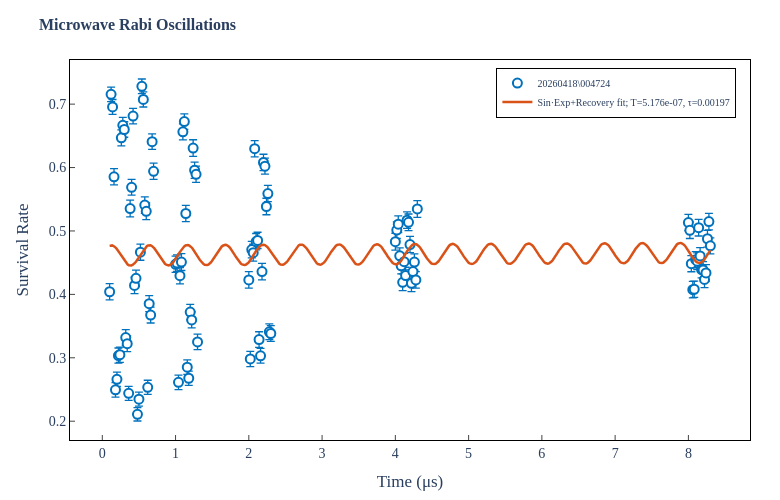

Notebook code cell kept with this figure:
### Code cell
# Fit damped sinusoidal with steady-state recovery term
from scipy.optimize import curve_fit

def sinexp_recovery_model(x, y0, A, T, tau, phi, x0=0):
    """y = y0 + A * sin(2π*(x-x0)/T + φ) * exp(-(x-x0)/τ) + (1 - exp(-(x-x0)/τ))"""
    return y0 + A * np.sin(2*np.pi*(x - x0)/T + phi) * np.exp(-(x - x0)/tau) + (1 - np.exp(-(x - x0)/tau))

x = scan_params.copy()
y = p11_mean.copy()
yerr = p11_sem.copy()

# Drop NaN/Inf points (no data for those scan params)
valid = np.isfinite(x) & np.isfinite(y)
x, y, yerr = x[valid], y[valid], yerr[valid]

y0_g = np.mean(y)
A_g = (np.max(y) - np.min(y)) / 2
T_g = 1/2e6 #(x.max() - x.min()) / 3
tau_g = (x.max() - x.min())
phi_g = 0

try:
    popt, pcov = curve_fit(sinexp_recovery_model, x, y, p0=[y0_g, A_g, T_g, tau_g, phi_g],
                           maxfev=100000)
    x_fit = np.linspace(x.min(), x.max(), 500)
    y_fit = sinexp_recovery_model(x_fit, *popt)
    
    fit_label = f'Sin·Exp+Recovery fit; T={popt[2]:.4g}, τ={popt[3]:.4g}'
    fig = plotting.plot_rabi_interactive(x, y, yerr, x_fit, y_fit, fit_label,
                                          xlabel='Time (s)', title='Microwave Rabi Oscillations',
                                          data_path=matPath)
    fig.show()
    print(f'Fit: T={popt[2]:.4g}, τ={popt[3]:.4g}, A={popt[1]:.4g}')
except Exception as e:
    print(f'Rabi fit failed: {e}')

### Figure 1 — Plotly figure (JSON) as saved in the notebook; plotly's stock layout.template omitted (floating-point values rounded to 4 significant figures; data arrays with more than 128 entries replaced by an {"elided": "..."} marker saying what was removed)
{"data": [{"error_y": {"array": [0.01286, 0.01145, 0.01167, 0.01273, 0.01159, 0.0114, 0.01188, 0.01202, 0.01256, 0.0125, 0.01222, 0.01237, 0.01241, 0.01118, 0.0132, 0.01251, 0.01222, 0.01299, 0.01285, 0.01059, 0.01105, 0.01277, 0.01156, 0.01196, 0.01301, 0.01311, 0.01113, 0.01264, 0.01254, 0.01234, 0.01277, 0.01279, 0.01302, 0.0113, 0.01295, 0.01327, 0.0125, 0.01216, 0.01294, 0.01151, 0.0113, 0.01225, 0.01254, 0.01306, 0.01286, 0.01277, 0.01216, 0.01311, 0.01194, 0.01304, 0.01333, 0.01272, 0.01284, 0.01284, 0.01223, 0.01169, 0.01291, 0.01295, 0.01249, 0.01302, 0.01282, 0.01234, 0.01234, 0.01325, 0.0131, 0.01309, 0.0127, 0.01275, 0.01321, 0.01309, 0.0132, 0.01306, 0.01307, 0.01292, 0.01321, 0.01308, 0.01286, 0.01296, 0.01327, 0.01285, 0.01288, 0.01264, 0.01294, 0.01275, 0.01271, 0.01309, 0.01305, 0.01298, 0.0131, 0.0131, 0.01279, 0.01301, 0.01306, 0.01309, 0.01267], "color": "#0072BD", "thickness": 1.3, "type": "data", "visible": true}, "hovertemplate": "x = %{x:.5g}<br>y = %{y:.4f}<extra></extra>", "marker": {"color": "white", "line": {"color": "#0072BD", "width": 2}, "size": 9}, "mode": "markers", "name": "20260418\\004724", "type": "scatter", "x": [0.1, 0.12, 0.14, 0.16, 0.18, 0.2, 0.22, 0.24, 0.26, 0.28, 0.3, 0.32, 0.34, 0.36, 0.38, 0.4, 0.42, 0.44, 0.46, 0.48, 0.5, 0.52, 0.54, 0.56, 0.58, 0.6, 0.62, 0.64, 0.66, 0.68, 0.7, 1.0, 1.02, 1.04, 1.06, 1.08, 1.1, 1.12, 1.14, 1.16, 1.18, 1.2, 1.22, 1.24, 1.26, 1.28, 1.3, 2.0, 2.02, 2.04, 2.06, 2.08, 2.1, 2.12, 2.14, 2.16, 2.18, 2.2, 2.22, 2.24, 2.26, 2.28, 2.3, 4.0, 4.02, 4.04, 4.06, 4.08, 4.1, 4.12, 4.14, 4.16, 4.18, 4.2, 4.22, 4.24, 4.26, 4.28, 4.3, 8.0, 8.02, 8.04, 8.06, 8.08, 8.1, 8.12, 8.14, 8.16, 8.18, 8.2, 8.22, 8.24, 8.26, 8.28, 8.3], "y": [0.4041, 0.7154, 0.6956, 0.5854, 0.2495, 0.2661, 0.3035, 0.3049, 0.6469, 0.6667, 0.66, 0.332, 0.3223, 0.2439, 0.5354, 0.5689, 0.6811, 0.4141, 0.4254, 0.2109, 0.2347, 0.4666, 0.7281, 0.7075, 0.5409, 0.531, 0.2534, 0.3853, 0.3674, 0.6409, 0.594, 0.4474, 0.4493, 0.2612, 0.4295, 0.4509, 0.6563, 0.6725, 0.5276, 0.2853, 0.2678, 0.3721, 0.3597, 0.6308, 0.5957, 0.5893, 0.325, 0.4228, 0.2982, 0.4707, 0.4657, 0.6297, 0.4832, 0.4851, 0.3288, 0.3032, 0.4359, 0.608, 0.6022, 0.5386, 0.559, 0.341, 0.3383, 0.4831, 0.5014, 0.5106, 0.4607, 0.445, 0.4191, 0.4516, 0.4296, 0.5171, 0.5137, 0.4786, 0.4175, 0.436, 0.4509, 0.4229, 0.5347, 0.5132, 0.501, 0.4483, 0.4075, 0.4081, 0.4547, 0.4523, 0.5051, 0.4607, 0.439, 0.4386, 0.4236, 0.4339, 0.4877, 0.5148, 0.4765]}, {"hovertemplate": "x = %{x:.5g}<br>y_fit = %{y:.4f}<extra></extra>", "line": {"color": "#D95319", "width": 2.5}, "mode": "lines", "name": "Sin·Exp+Recovery fit; T=5.176e-07, τ=0.00197", "type": "scatter", "x": {"elided": "500 float values"}, "y": {"elided": "500 float values"}}], "layout": {"font": {"family": "STIX Two Text, STIXGeneral, Times New Roman, Georgia, serif", "size": 14}, "height": 500, "hovermode": "closest", "legend": {"bgcolor": "rgba(255,255,255,0.85)", "bordercolor": "black", "borderwidth": 1, "font": {"size": 10}, "x": 0.98, "xanchor": "right", "y": 0.98, "yanchor": "top"}, "margin": {"b": 60, "l": 70, "r": 30, "t": 60}, "paper_bgcolor": "white", "plot_bgcolor": "white", "title": {"font": {"size": 16}, "text": "<b>Microwave Rabi Oscillations</b>"}, "width": 780, "xaxis": {"linecolor": "black", "linewidth": 1, "mirror": true, "showgrid": false, "showline": true, "ticks": "inside", "title": {"text": "Time (μs)"}}, "yaxis": {"linecolor": "black", "linewidth": 1, "mirror": true, "showgrid": false, "showline": true, "ticks": "inside", "title": {"text": "Survival Rate"}}}}
